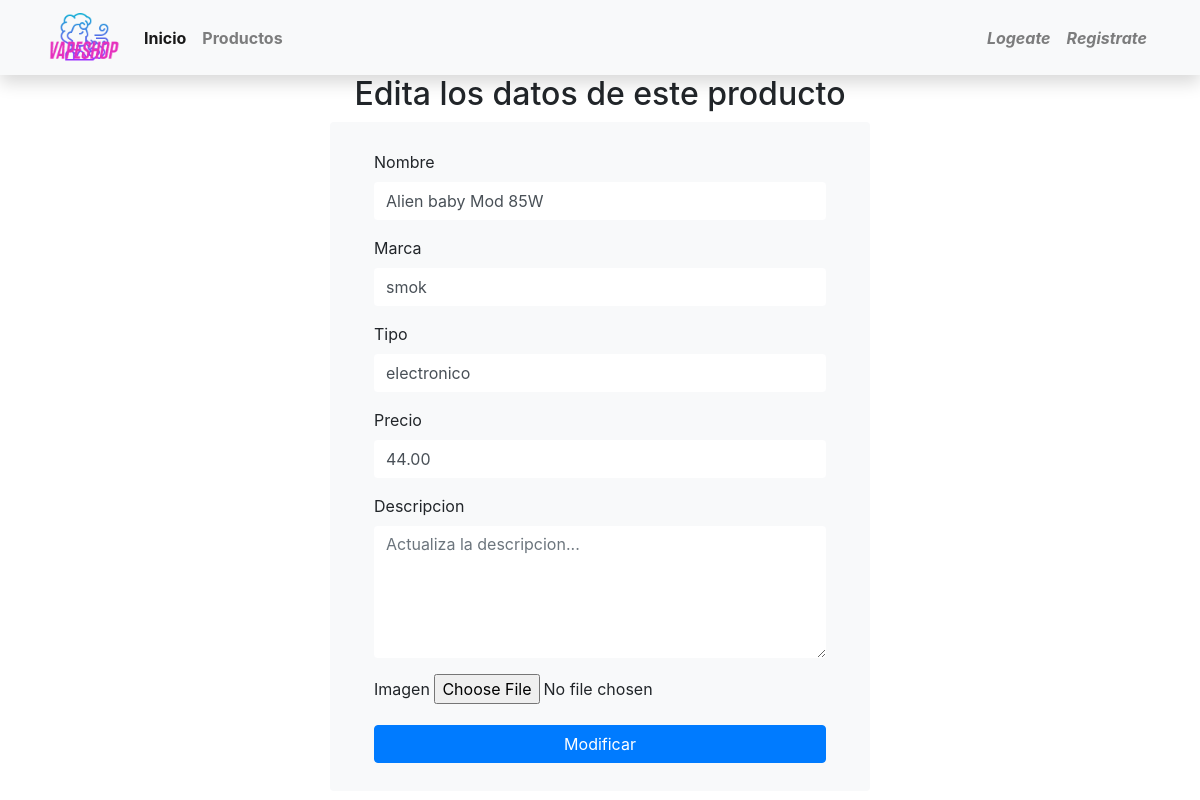
Screenshot of /updateproduct.php?id_producto=2 with the database file from the repository.
### tables this page shows
CREATE TABLE productos(
    id_producto INT NOT NULL AUTO_INCREMENT,
    nombre VARCHAR(20) NOT NULL,
    marca VARCHAR(20) NOT NULL,
    tipo VARCHAR (15) NOT NULL,
    descripcion VARCHAR(500),
    precio DECIMAL(6, 2),
    stock DECIMAL not NULL,
    id_categoria INT,
    imagen_producto TEXT,
    FOREIGN KEY(id_categoria) REFERENCES categorias(id_categoria),
    PRIMARY KEY(id_producto)
);

### updateproduct.php (the view, shortened to what this page needs)
<!doctype html>
<html lang="en">
<head>
    <link rel="stylesheet" href="https://stackpath.bootstrapcdn.com/bootstrap/4.3.1/css/bootstrap.min.css">
</head>
<body>
    <?php
    require_once 'assets/layouts/nav.php';
    include 'functions/update_functions.php';
    $id_producto = $_REQUEST['id_producto'];
    $sentencia = "SELECT * from productos where id_producto='$id_producto'" or die("Error: %s\n" . $con->error);
    $resultado = mysqli_query($con, $sentencia);
    $fila = $resultado->fetch_assoc();
    ?>
    <div id="updateproducts">
        <center>
            <h2>Edita los datos de este producto</h2>
        </center>
        <div class="container">
            <div class="row">
                <div class="col-md-6 mx-auto">
                    <div class="card border-0 bg-light px-4 py-2">
                        <form action="" method="post" onsubmit="validate_update()"  enctype="multipart/form-data">
                            <div class="card-body">
                                <div class="form-group">
                                    <label for="">Nombre</label>
                                    <input class="form-control border-0" type="text" name="nombre" id="nombre" placeholder="Actualiza el nombre..." value="<?php echo $fila['nombre']; ?>">
                                </div>
                                <div class="form-group">
                                    <label for="">Marca</label><input class="form-control border-0" type="text" name="marca" id="marca" placeholder="Actualiza la marca..." value="<?php echo $fila['marca']; ?>">
                                </div>
                                <div class="form-group">
                                    <label for="">Tipo</label><input class="form-control border-0" type="text" name="tipo" id="tipo" placeholder="Actualiza el tipo..." value="<?php echo $fila['tipo']; ?>">
                                </div>
                                <div class="form-group">
                                    <label for="">Precio</label><input class="form-control border-0" type="number" name="precio" id="precio" placeholder="Actualiza el precio..." value="<?php echo $fila['precio']; ?>">
                                </div>
                                <div class="form-group">
                                    <label for="">Descripcion</label><textarea class="form-control border-0" name="descripcion" id="descripcion" cols="30" rows="5" placeholder="Actualiza la descripcion..."></textarea>
                                </div>
                                <div class="form-group">
                                    <label for="">Imagen</label>
                                    <input type="file" name="imagen_producto">
                                </div>
                                <button class="btn btn-primary btn-block">Modificar</button>
                            </div>
                        </form>
                    </div>
                </div>
            </div>
        </div>
    </div>
</body>
</html>

### rows the page displays
productos: nombre "Alien baby Mod 85W", marca "smok", tipo "electronico", precio "44.00"
